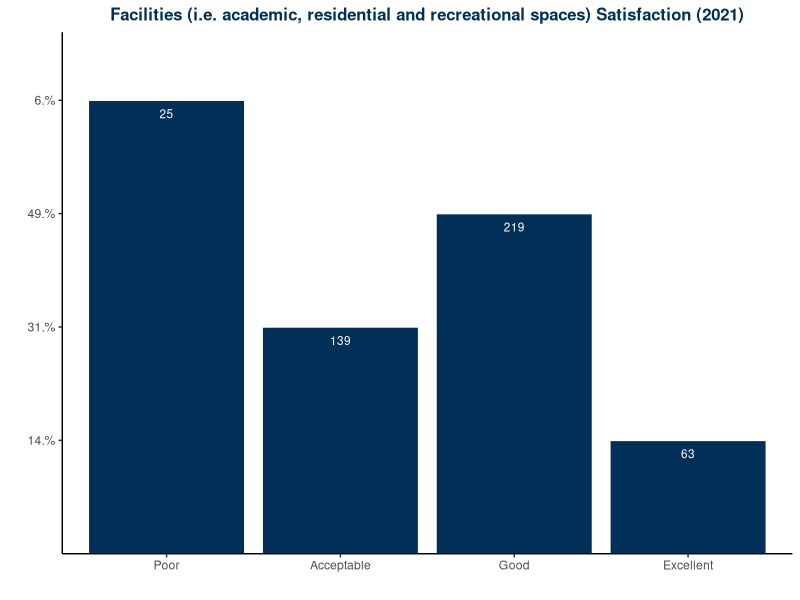

Source code (R): (Note: this script raises an error after producing the figure.)
#setting up
setwd("~/Documents/Rprojects/data/student_satisfaction_survey")
getwd()
list.files()
options("digits" = 4)   # two decimal

#load package
library(readxl) #for read_excel
library(readr) #for read_csv
library(dplyr) #for select, rename, join, etc.
library(tidyverse) #for pipes
library(ggplot2)
#-----------------------------------------------------------------------------
#read data files, initial exploration
sss21<-read_excel("2021 SSS Raw.xlsx")
names(sss21)
#glimpse(sss21$`Invite Custom Field 1`)

#select (and rename) variables to build separate data frames
sss21.qual<-select(sss21, starts_with("Please explain"))
names(sss21.qual)

sss21.slct<-sss21 %>% select(contains(":Please rate")) 
#names(sss21.slct) [1]<-"Pid"
names(sss21.slct)<- gsub(":[A-Za-z]*.*$", "", names(sss21.slct))
names(sss21.slct)

#revert to data frame to make variables and detect values for each variable
df_sss21<-as.data.frame(sss21.slct)
str(df_sss21)

#--------------------------------------------------------
#go through each item [1-24]
#[1] Overall facilities
#1.as factor
df_sss21 <- df_sss21 %>% mutate (facilities_fac = factor(df_sss21$`Overall facilities (i.e. academic, residential and recreational spaces)`, levels = c('Poor', 'Acceptable', 'Good', 'Excellent','NA')) )
df_sss21$facilities_fac #好像的确没有na/ no usage的选项？
#2.pivot table
facilities21_tab <- df_sss21 %>% 
  filter(!is.na(facilities_fac)) %>% 
  group_by(facilities_fac) %>% 
  summarize(cnt = n()) %>%
  mutate(percentage = sprintf(cnt/sum(cnt)*100, fmt= "%#1.0f%%" )) #'%#.2f'
facilities21_tab
#3.bar plot
facilities21_tab %>% 
  ggplot(aes(x =facilities_fac , y=percentage)) + 
  geom_col(fill = "#003057", color ="#ffffff") +
  theme_classic()+
  labs(title = "Facilities (i.e. academic, residential and recreational spaces) Satisfaction (2021)")+
  theme(plot.title = element_text(color = "#003057", size = 12, hjust = 0.5, face="bold"))+
  labs(x = "", y = "")+
  geom_text(aes(label = cnt), vjust = 2, size = 3, color="#ffffff") #vjust=-0.5 lable up

#-----------------------------------------------------------------
# merge with data mart and fall enrollment
# read datamart and fall enrollment data
datamart21<- as.data.frame(read_excel("Datamart21Fall.xlsx"))
str(datamart21)
registar21<- as.data.frame(read_excel("Registar21Fall.xlsx"))
str(registar21)

left_join(df_sss21,datamart21,by=)

